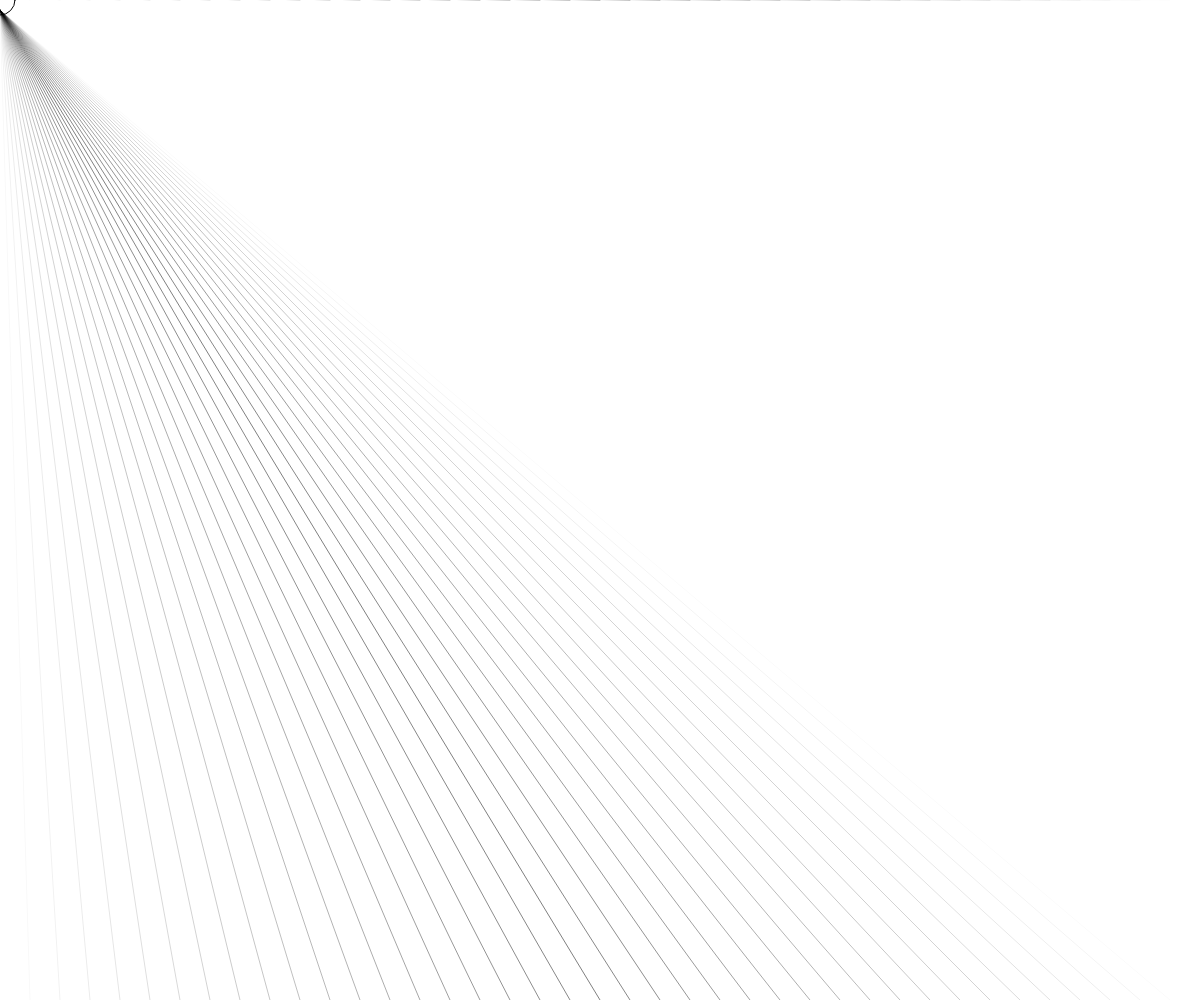
Frame 1 (no input)
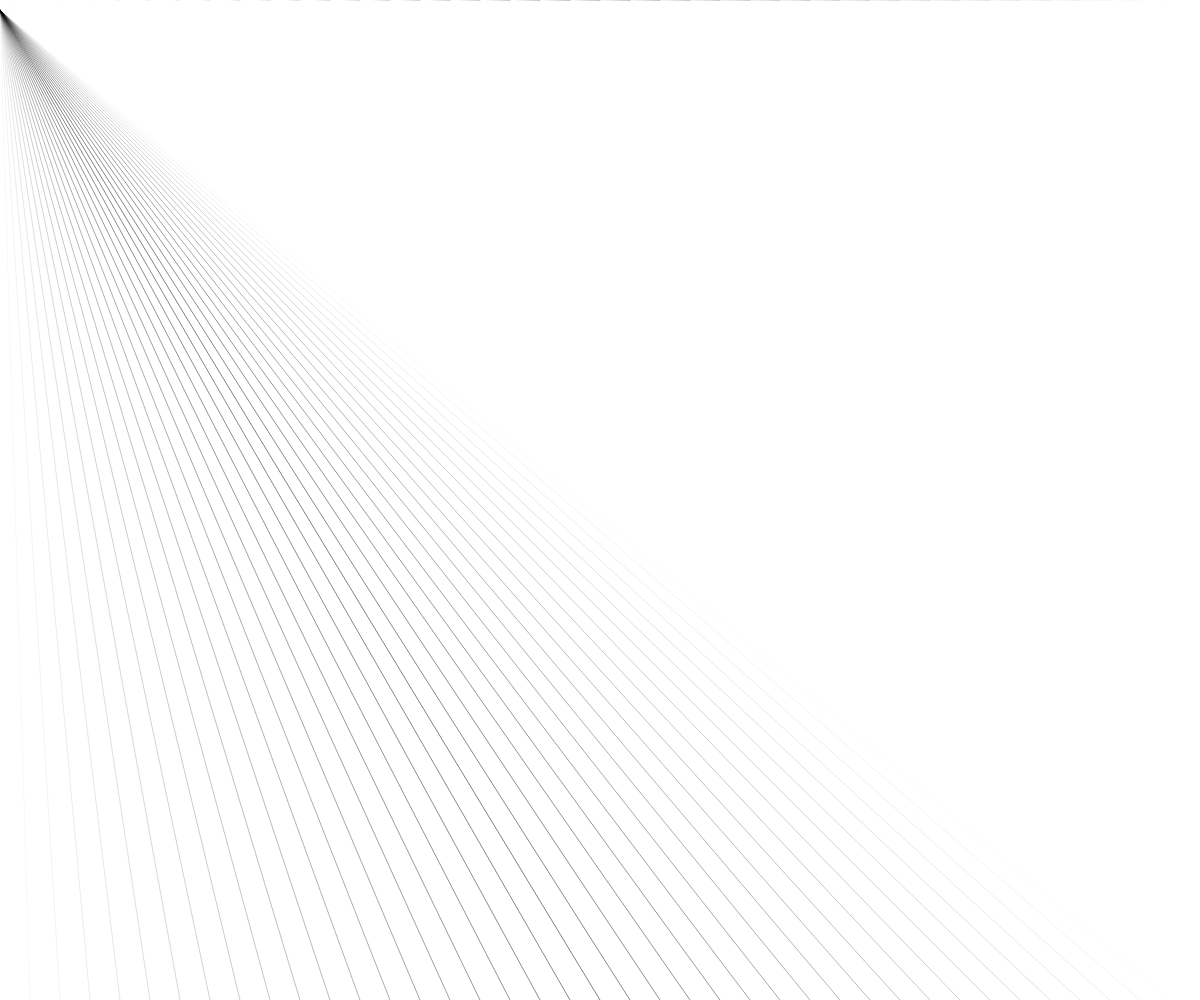
Frame 60 (no input)
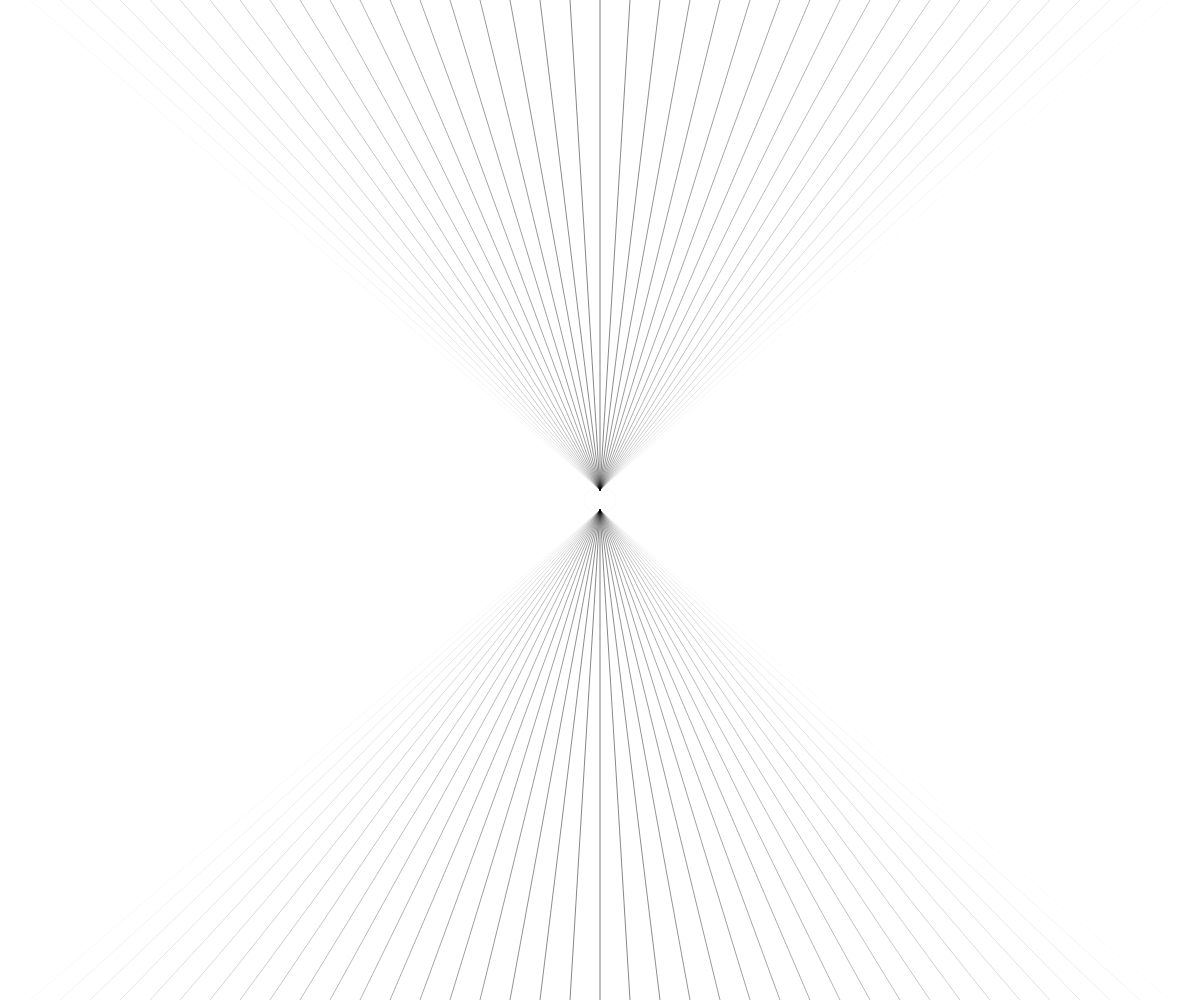
Frame 120 (the mouse pressed at the canvas centre since frame 60)

The p5.js sketch that drew these frames (run headless with seeded random() and noise() and a simulated clock; from frame 60 on, the mouse is pressed at the canvas centre):

// p5.js sketch
// ── sketch.js


console.log("hello!")

function setup() {
    createCanvas(windowWidth, windowHeight)
    noCursor()
}

function draw() {
    clear()
    ellipse(mouseX, mouseY, 30, 30)

    const step = width/40;
    for(let x = 0; x < width; x+=step) {
        let s = map(x, 0, width, .01, 1)
        if(x > width/2) {
            s = map(x, 0, width, 1, 0.001)
        }
        
        strokeWeight(s)
        line(x, 0, mouseX, mouseY-10)
        line(x, height, mouseX, mouseY+10)
    }
}

function windowResized() {
    resizeCanvas(windowWidth, windowHeight)
}
// ── style.css
h1 {
    font-size: 40px;
    color: rgb(200, 100, 10);
}
